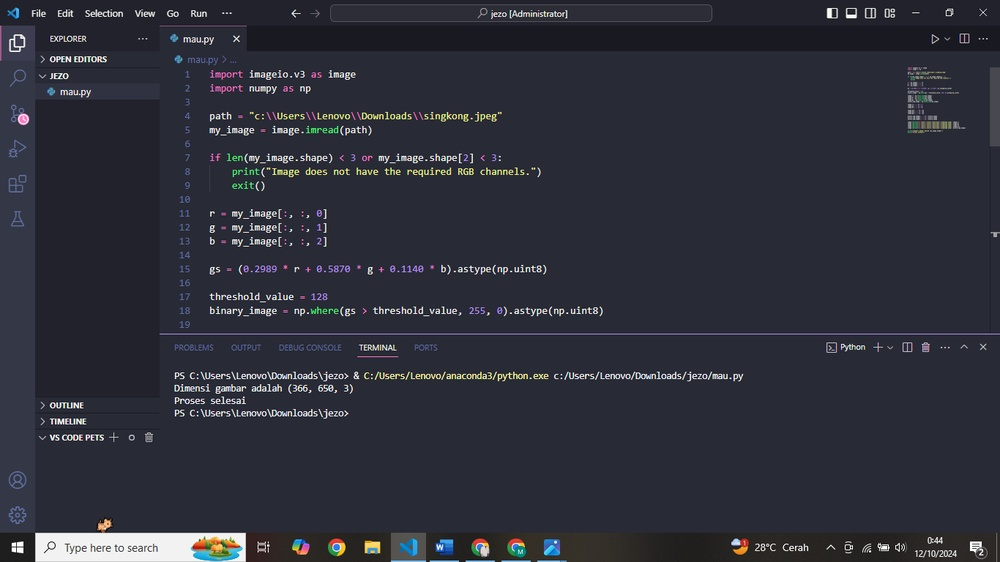
#> input picture singkong.jpeg, 1000 x 562 px, shrunk from 1366 x 768 before the run, found by its file name
$ python mau.py
#> lines starting #> are read from the running program, lines starting #| are printed output that depends on the picture; after the words box and inside, x2 and y2 are one past the last pixel; in counts of white or black regions, pixels touching at a corner belong together
import imageio.v3 as image
import numpy as np

path = "c:\\Users\\Lenovo\\Downloads\\singkong.jpeg"
my_image = image.imread(path)
#> my_image is the input picture: shape (562, 1000, 3); mean R, G, B 45.8, 47.4, 58

if len(my_image.shape) < 3 or my_image.shape[2] < 3:
    print("Image does not have the required RGB channels.")
    exit()

r = my_image[:, :, 0]
g = my_image[:, :, 1]
b = my_image[:, :, 2]
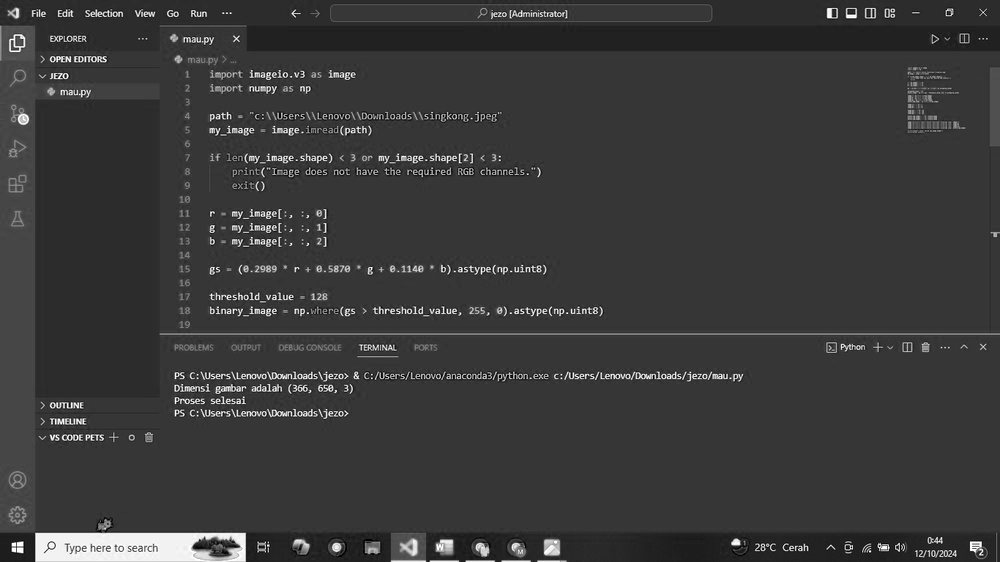
#> b: shape (562, 1000); min 0, max 255, mean 58

gs = (0.2989 * r + 0.5870 * g + 0.1140 * b).astype(np.uint8)

threshold_value = 128
binary_image = np.where(gs > threshold_value, 255, 0).astype(np.uint8)
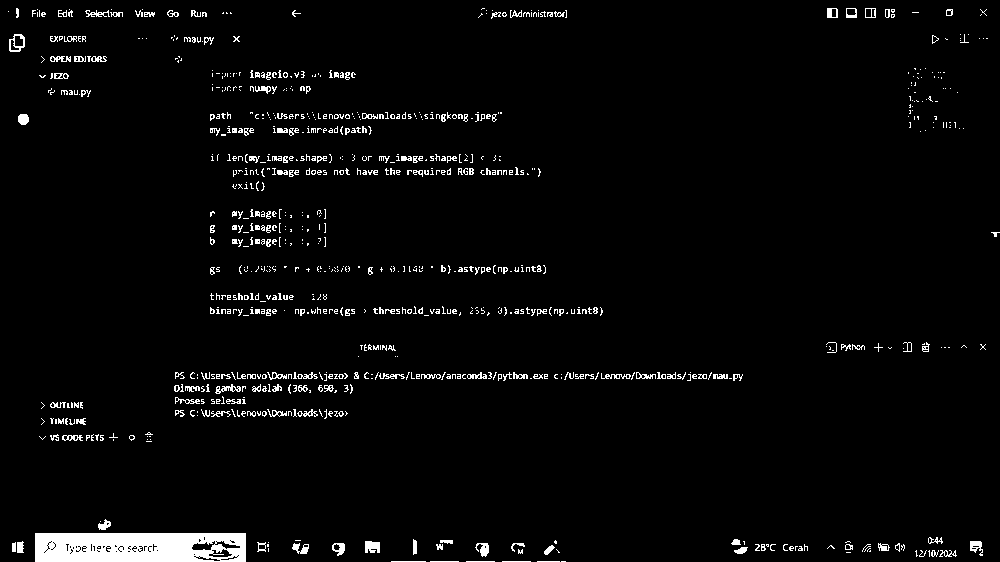
#> binary_image: shape (562, 1000); 3.2% white; 855 white regions (672 under 20 px), largest, box (x1, y1, x2, y2) and area: (35, 533, 246, 562) 5561, (365, 541, 380, 553) 155, (9, 34, 25, 52) 131

image_r = np.zeros_like(my_image)
image_g = np.zeros_like(my_image)
image_b = np.zeros_like(my_image)
image_gs = np.zeros_like(my_image)
binary_rgb_image = np.zeros_like(my_image)

image_r[:, :, 0] = r
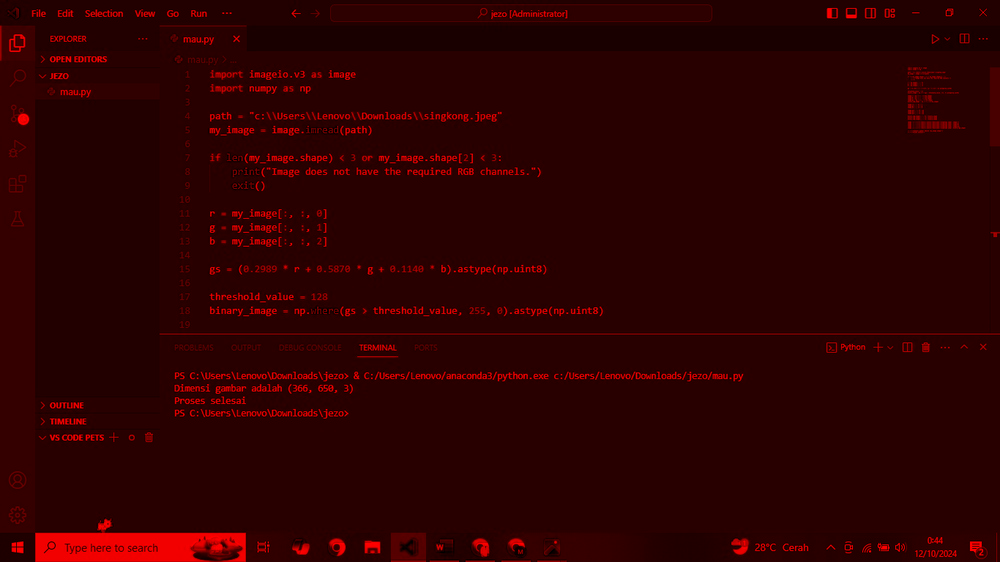
#> image_r: shape (562, 1000, 3); mean of channels 0, 1, 2 45.8, 0, 0; drawn as R, G, B
image_g[:, :, 1] = g
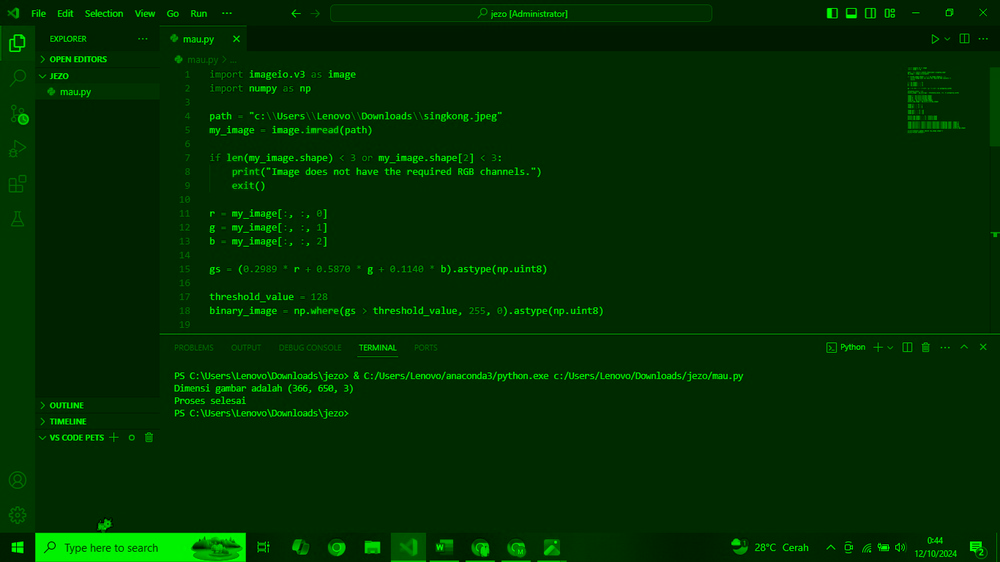
#> image_g: shape (562, 1000, 3); mean of channels 0, 1, 2 0, 47.4, 0; drawn as R, G, B
image_b[:, :, 2] = b
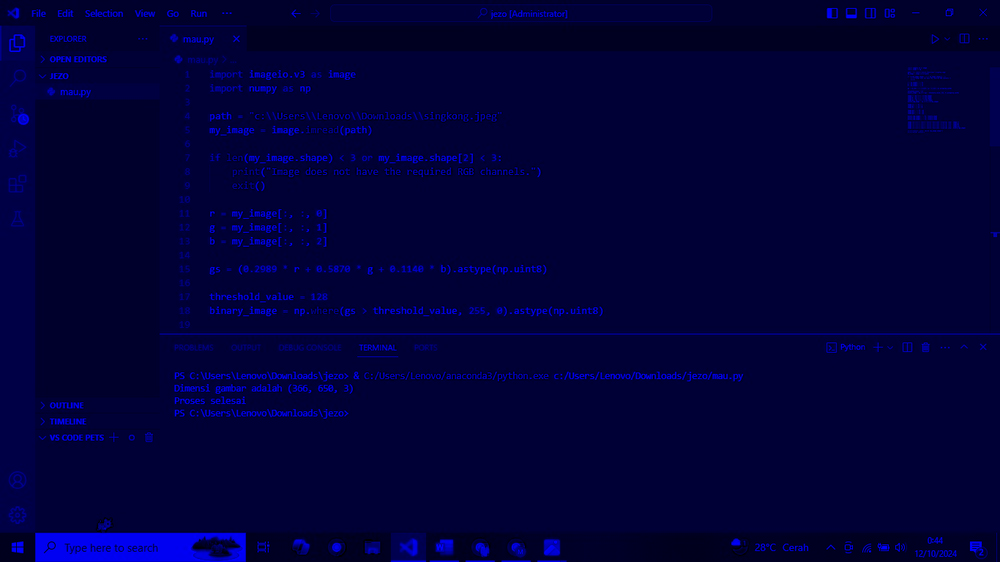
#> image_b: shape (562, 1000, 3); mean of channels 0, 1, 2 0, 0, 58; drawn as R, G, B

image_gs[:, :, 0] = gs
image_gs[:, :, 1] = gs
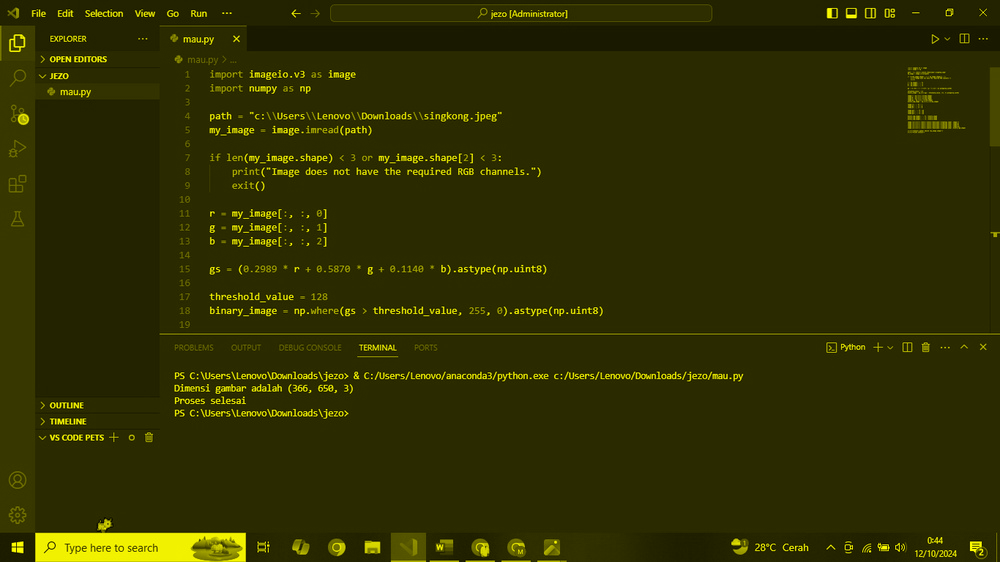
#> image_gs: shape (562, 1000, 3); mean of channels 0, 1, 2 47.5, 47.5, 0; drawn as R, G, B
image_gs[:, :, 2] = gs

binary_rgb_image[:, :, 0] = binary_image
binary_rgb_image[:, :, 1] = binary_image
binary_rgb_image[:, :, 2] = binary_image

image.imwrite("c:\\Users\\Lenovo\\Downloads\\singkong1.jpeg", image_r)
image.imwrite("c:\\Users\\Lenovo\\Downloads\\singkong2.jpeg", image_g)
image.imwrite("c:\\Users\\Lenovo\\Downloads\\singkong3.jpeg", image_b)
image.imwrite("c:\\Users\\Lenovo\\Downloads\\singkong4.jpeg", image_gs)
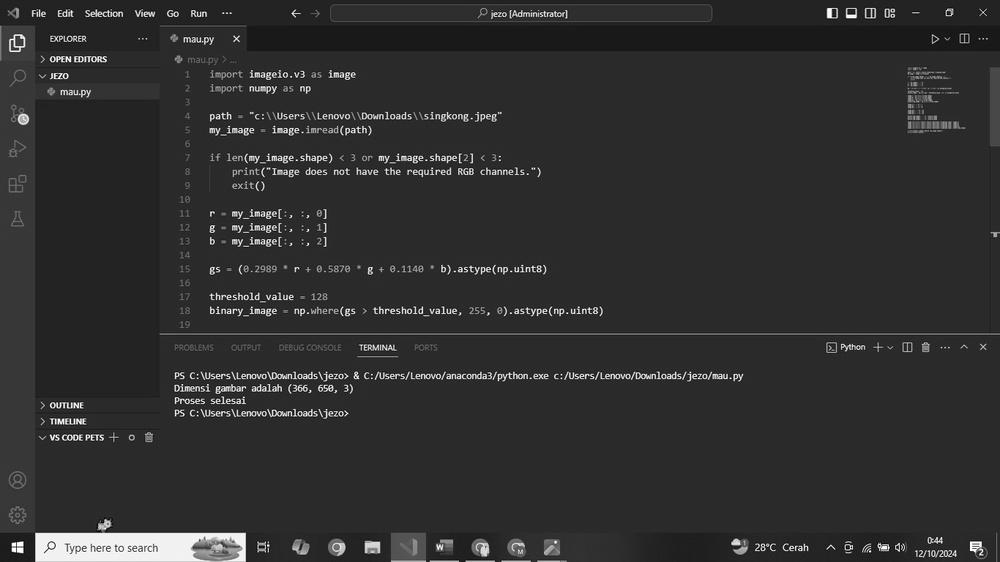
#> saved as singkong4.jpeg: shape (562, 1000, 3); min 0, max 255, mean 47.5
image.imwrite("c:\\Users\\Lenovo\\Downloads\\singkong5.jpeg", binary_rgb_image)

print(f"Dimensi gambar adalah {my_image.shape}")
#| Dimensi gambar adalah (562, 1000, 3)
print("Proses selesai")
